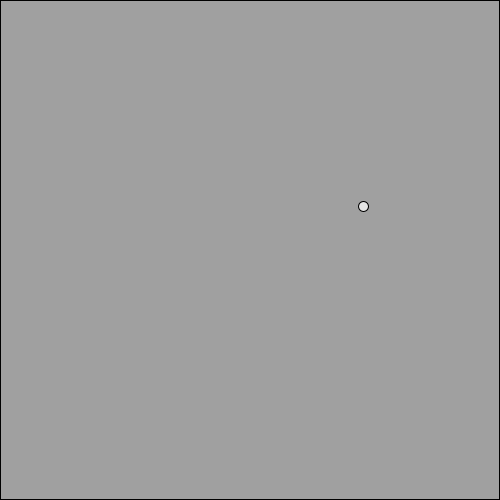
Frame 1 (no input)
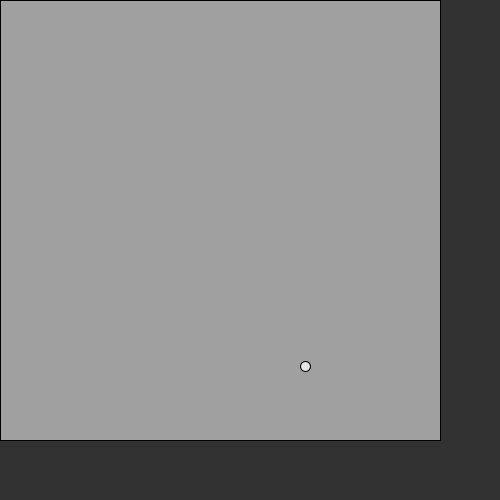
Frame 60 (the mouse pressed at the canvas centre just before this capture)
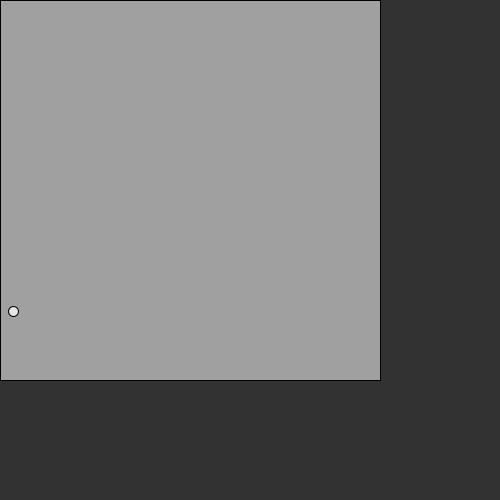
Frame 120 (the mouse held since frame 60 and released just before this capture)

The Processing sketch that drew these frames (run headless with seeded random() and noise(); from frame 60 on, the mouse is pressed at the canvas centre):

// Processing sketch: BouncingBall
// ── BouncingBall.pde
int BoxLength = 500;
int BoxChange = -1;


float BallX = random(100,500); //Randomizes the balls starting position
float BallY = random(100,500);

float BallSpeedX = random(2,5);  //Randomizes the speed of the ball
float BallSpeedY = random(2,5);

void setup(){
  size(500,500);
  frameRate(100);
}

void draw(){
  clear();
  background(50);
  
  
  BoxLength = BoxLength + BoxChange;  //Changes the box' size
  
  if(BoxLength < 50 || BoxLength > 500){    //Makes the box switch between shrinking and growing
    BoxChange = -BoxChange;
  }
  
  BallX = BallX + BallSpeedX;    //Moves the ball
  BallY = BallY + BallSpeedY;
  
  if(BallX > BoxLength || BallX < 0){  //Makes the ball switch direction when it hits the edges
    BallSpeedX = -BallSpeedX;
  }
  if(BallY > BoxLength || BallY < 0){
    BallSpeedY = -BallSpeedY;
  }
  
  if(BallX > BoxLength){   //Makse sure the ball never gets out of the box
    BallX = BoxLength;
  }
  if(BallY > BoxLength){
    BallY = BoxLength;
  }
  fill(160);
  rect(0,0,BoxLength,BoxLength);  //Draws the box
  fill(230);
  ellipse(BallX,BallY,10,10);  //Draws the ball
  
}
